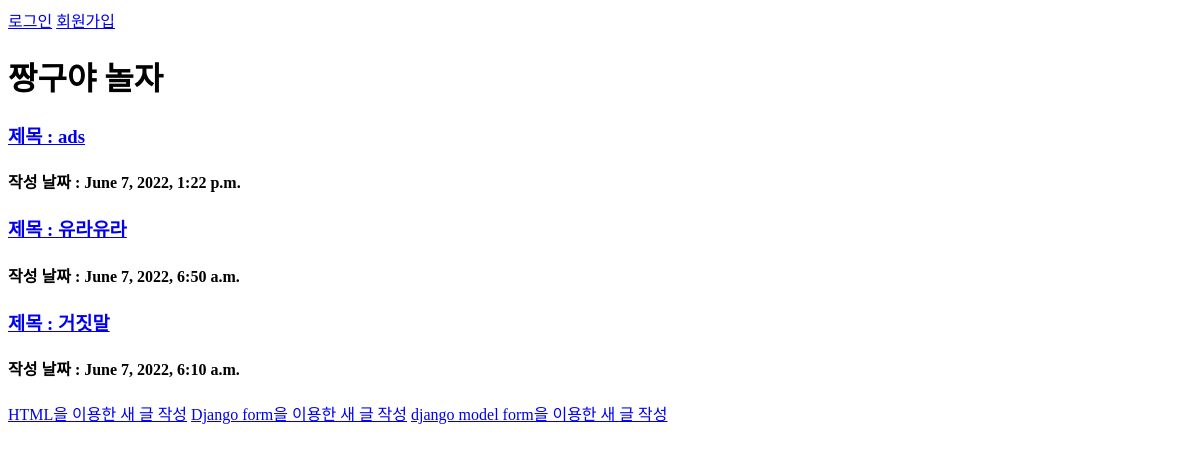
The app's page /, older data.
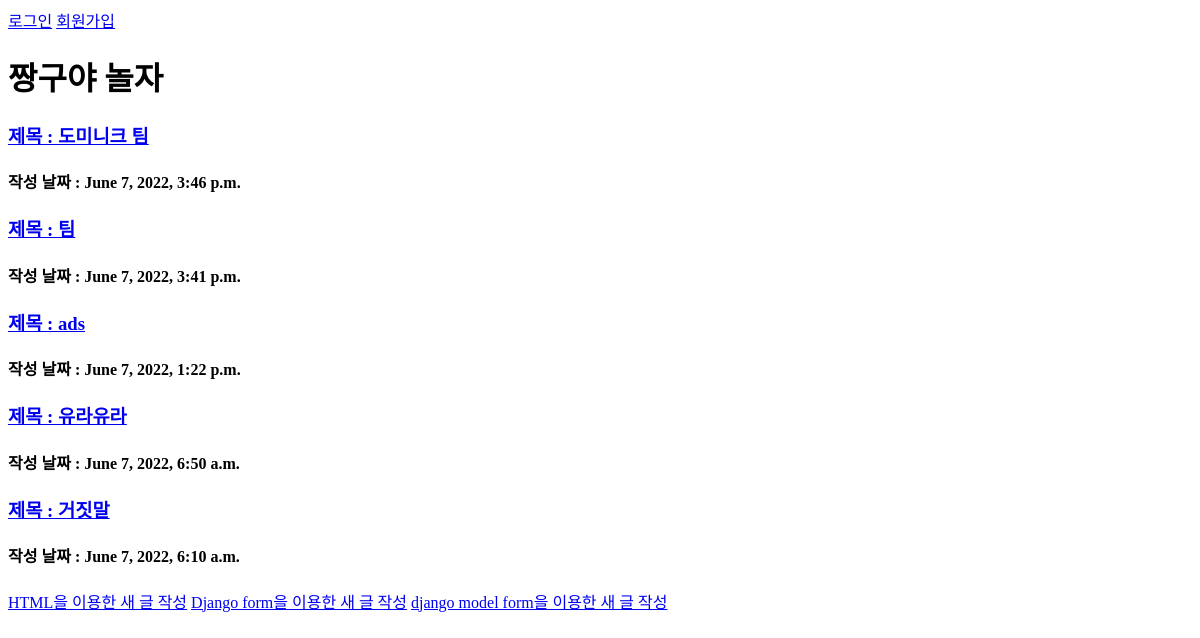
The same page, newer data.
### blogapp/models.py (models this page shows, shortened)
class Blog(models.Model):
    title = models.CharField(max_length=200)
    body = models.TextField()
    photo = models.FileField(default="", blank=True, null=True, upload_to='blog_photo')
    date = models.DateTimeField(auto_now_add=True)

### blogapp/views.py (the view)
# urls.py: 2. Add a URL to urlpatterns:  path('', views.home, name='home')
def home(request):
    posts = Blog.objects.filter().order_by('-date')
    return render(request, 'index.html', {'posts': posts})

### blogapp/templates/index.html
{% if user.is_authenticated %}
  안녕하세요,
  {{ user.username }}
  님!!
  <a href="{% url 'logout' %} ">로그아웃</a>
{% else %}
  <a href="{% url 'login' %} ">로그인</a>
  <a href="{% url 'signup' %} ">회원가입</a>
{% endif %}
<h1>짱구야 놀자</h1>
{% for post in posts %}
  <a href="{% url 'detail' post.id %}">
    <h3>제목 :
      {{ post.title }}
    </h3>
  </a>
  <h4>작성 날짜 :
    {{ post.date }}
  </h4>
{% endfor %}
<a href="{% url 'new' %}">HTML을 이용한 새 글 작성</a>
<a href="{% url 'formcreate' %}">Django form을 이용한 새 글 작성</a>
<a href="{% url 'modelformcreate' %}">django model form을 이용한 새 글 작성</a>

Row changes from the older to the newer data that the page shows:
added Blog: title "도미니크 팀", date "June 7, 2022, 3:46 p.m."
added Blog: title "팀", date "June 7, 2022, 3:41 p.m."
